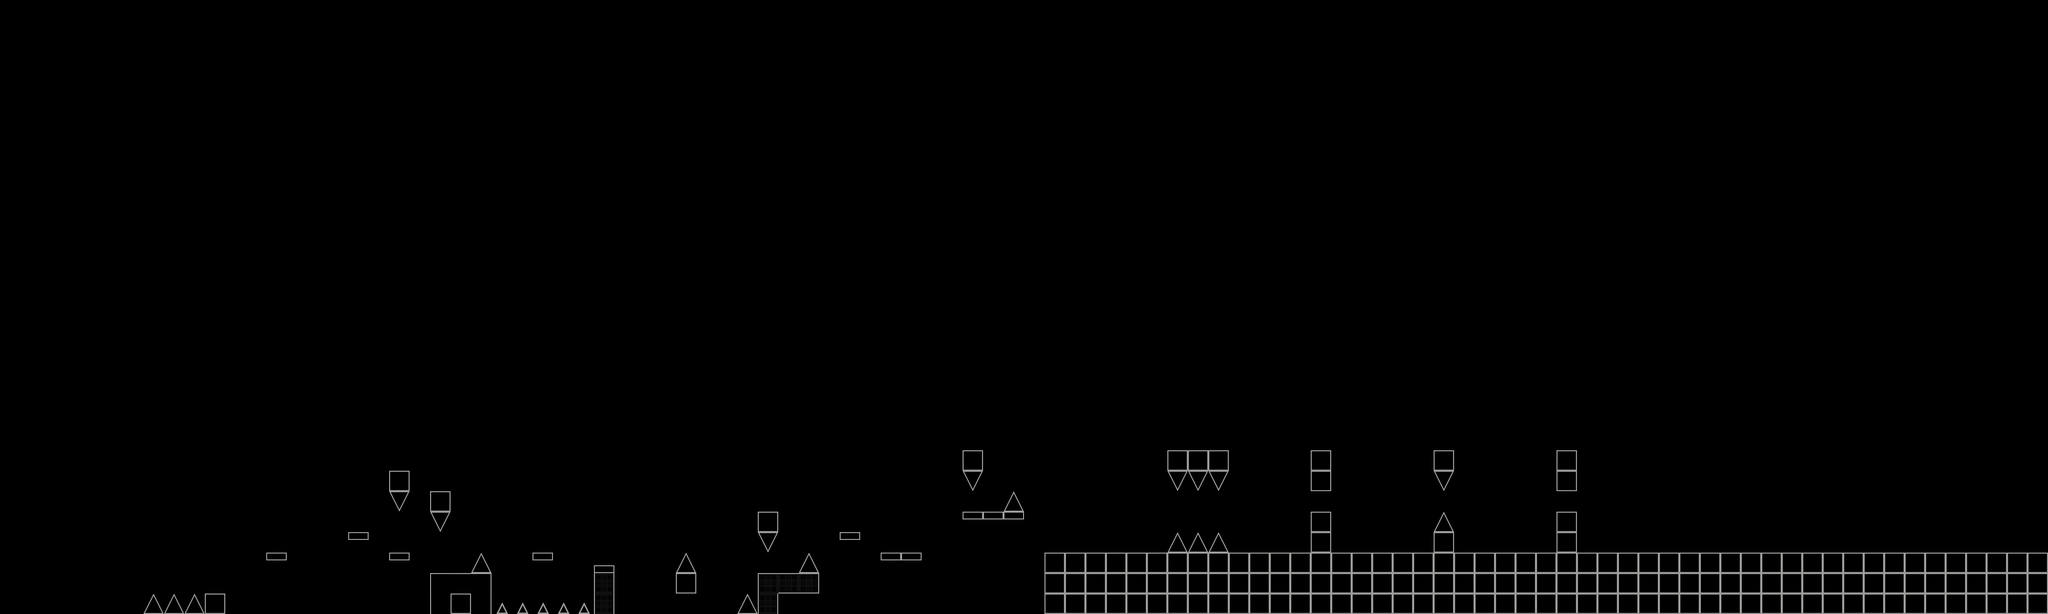

Rendered tile map (Tiled .tmx) drawn with the repository's tilesets; below, a short description and the full map source, tile grids included:
An orthogonal 100x30 tile map with 42x42 px tiles, 1 tile layer (Tile Layer 1), 3 tilesets.

<map version="1.5" tiledversion="1.7.0" orientation="orthogonal" renderorder="right-down" width="100" height="30" tilewidth="42" tileheight="42" infinite="0" nextlayerid="2" nextobjectid="1">
 <tileset firstgid="1" source="tilesets/spikes.tsx" />
 <tileset firstgid="5" source="tilesets/smallBlocks.tsx" />
 <tileset firstgid="11" source="tilesets/spritesheet.tsx" />
 <layer id="1" name="Tile Layer 1" width="100" height="30">
  <data encoding="csv">
0,0,0,0,0,0,0,0,0,0,0,0,0,0,0,0,0,0,0,0,0,0,0,0,0,0,0,0,0,0,0,0,0,0,0,0,0,0,0,0,0,0,0,0,0,0,0,0,0,0,0,0,0,0,0,0,0,0,0,0,0,0,0,0,0,0,0,0,0,0,0,0,0,0,0,0,0,0,0,0,0,0,0,0,0,0,0,0,0,0,0,0,0,0,0,0,0,0,0,0,
0,0,0,0,0,0,0,0,0,0,0,0,0,0,0,0,0,0,0,0,0,0,0,0,0,0,0,0,0,0,0,0,0,0,0,0,0,0,0,0,0,0,0,0,0,0,0,0,0,0,0,0,0,0,0,0,0,0,0,0,0,0,0,0,0,0,0,0,0,0,0,0,0,0,0,0,0,0,0,0,0,0,0,0,0,0,0,0,0,0,0,0,0,0,0,0,0,0,0,0,
0,0,0,0,0,0,0,0,0,0,0,0,0,0,0,0,0,0,0,0,0,0,0,0,0,0,0,0,0,0,0,0,0,0,0,0,0,0,0,0,0,0,0,0,0,0,0,0,0,0,0,0,0,0,0,0,0,0,0,0,0,0,0,0,0,0,0,0,0,0,0,0,0,0,0,0,0,0,0,0,0,0,0,0,0,0,0,0,0,0,0,0,0,0,0,0,0,0,0,0,
0,0,0,0,0,0,0,0,0,0,0,0,0,0,0,0,0,0,0,0,0,0,0,0,0,0,0,0,0,0,0,0,0,0,0,0,0,0,0,0,0,0,0,0,0,0,0,0,0,0,0,0,0,0,0,0,0,0,0,0,0,0,0,0,0,0,0,0,0,0,0,0,0,0,0,0,0,0,0,0,0,0,0,0,0,0,0,0,0,0,0,0,0,0,0,0,0,0,0,0,
0,0,0,0,0,0,0,0,0,0,0,0,0,0,0,0,0,0,0,0,0,0,0,0,0,0,0,0,0,0,0,0,0,0,0,0,0,0,0,0,0,0,0,0,0,0,0,0,0,0,0,0,0,0,0,0,0,0,0,0,0,0,0,0,0,0,0,0,0,0,0,0,0,0,0,0,0,0,0,0,0,0,0,0,0,0,0,0,0,0,0,0,0,0,0,0,0,0,0,0,
0,0,0,0,0,0,0,0,0,0,0,0,0,0,0,0,0,0,0,0,0,0,0,0,0,0,0,0,0,0,0,0,0,0,0,0,0,0,0,0,0,0,0,0,0,0,0,0,0,0,0,0,0,0,0,0,0,0,0,0,0,0,0,0,0,0,0,0,0,0,0,0,0,0,0,0,0,0,0,0,0,0,0,0,0,0,0,0,0,0,0,0,0,0,0,0,0,0,0,0,
0,0,0,0,0,0,0,0,0,0,0,0,0,0,0,0,0,0,0,0,0,0,0,0,0,0,0,0,0,0,0,0,0,0,0,0,0,0,0,0,0,0,0,0,0,0,0,0,0,0,0,0,0,0,0,0,0,0,0,0,0,0,0,0,0,0,0,0,0,0,0,0,0,0,0,0,0,0,0,0,0,0,0,0,0,0,0,0,0,0,0,0,0,0,0,0,0,0,0,0,
0,0,0,0,0,0,0,0,0,0,0,0,0,0,0,0,0,0,0,0,0,0,0,0,0,0,0,0,0,0,0,0,0,0,0,0,0,0,0,0,0,0,0,0,0,0,0,0,0,0,0,0,0,0,0,0,0,0,0,0,0,0,0,0,0,0,0,0,0,0,0,0,0,0,0,0,0,0,0,0,0,0,0,0,0,0,0,0,0,0,0,0,0,0,0,0,0,0,0,0,
0,0,0,0,0,0,0,0,0,0,0,0,0,0,0,0,0,0,0,0,0,0,0,0,0,0,0,0,0,0,0,0,0,0,0,0,0,0,0,0,0,0,0,0,0,0,0,0,0,0,0,0,0,0,0,0,0,0,0,0,0,0,0,0,0,0,0,0,0,0,0,0,0,0,0,0,0,0,0,0,0,0,0,0,0,0,0,0,0,0,0,0,0,0,0,0,0,0,0,0,
0,0,0,0,0,0,0,0,0,0,0,0,0,0,0,0,0,0,0,0,0,0,0,0,0,0,0,0,0,0,0,0,0,0,0,0,0,0,0,0,0,0,0,0,0,0,0,0,0,0,0,0,0,0,0,0,0,0,0,0,0,0,0,0,0,0,0,0,0,0,0,0,0,0,0,0,0,0,0,0,0,0,0,0,0,0,0,0,0,0,0,0,0,0,0,0,0,0,0,0,
0,0,0,0,0,0,0,0,0,0,0,0,0,0,0,0,0,0,0,0,0,0,0,0,0,0,0,0,0,0,0,0,0,0,0,0,0,0,0,0,0,0,0,0,0,0,0,0,0,0,0,0,0,0,0,0,0,0,0,0,0,0,0,0,0,0,0,0,0,0,0,0,0,0,0,0,0,0,0,0,0,0,0,0,0,0,0,0,0,0,0,0,0,0,0,0,0,0,0,0,
0,0,0,0,0,0,0,0,0,0,0,0,0,0,0,0,0,0,0,0,0,0,0,0,0,0,0,0,0,0,0,0,0,0,0,0,0,0,0,0,0,0,0,0,0,0,0,0,0,0,0,0,0,0,0,0,0,0,0,0,0,0,0,0,0,0,0,0,0,0,0,0,0,0,0,0,0,0,0,0,0,0,0,0,0,0,0,0,0,0,0,0,0,0,0,0,0,0,0,0,
0,0,0,0,0,0,0,0,0,0,0,0,0,0,0,0,0,0,0,0,0,0,0,0,0,0,0,0,0,0,0,0,0,0,0,0,0,0,0,0,0,0,0,0,0,0,0,0,0,0,0,0,0,0,0,0,0,0,0,0,0,0,0,0,0,0,0,0,0,0,0,0,0,0,0,0,0,0,0,0,0,0,0,0,0,0,0,0,0,0,0,0,0,0,0,0,0,0,0,0,
0,0,0,0,0,0,0,0,0,0,0,0,0,0,0,0,0,0,0,0,0,0,0,0,0,0,0,0,0,0,0,0,0,0,0,0,0,0,0,0,0,0,0,0,0,0,0,0,0,0,0,0,0,0,0,0,0,0,0,0,0,0,0,0,0,0,0,0,0,0,0,0,0,0,0,0,0,0,0,0,0,0,0,0,0,0,0,0,0,0,0,0,0,0,0,0,0,0,0,0,
0,0,0,0,0,0,0,0,0,0,0,0,0,0,0,0,0,0,0,0,0,0,0,0,0,0,0,0,0,0,0,0,0,0,0,0,0,0,0,0,0,0,0,0,0,0,0,0,0,0,0,0,0,0,0,0,0,0,0,0,0,0,0,0,0,0,0,0,0,0,0,0,0,0,0,0,0,0,0,0,0,0,0,0,0,0,0,0,0,0,0,0,0,0,0,0,0,0,0,0,
0,0,0,0,0,0,0,0,0,0,0,0,0,0,0,0,0,0,0,0,0,0,0,0,0,0,0,0,0,0,0,0,0,0,0,0,0,0,0,0,0,0,0,0,0,0,0,0,0,0,0,0,0,0,0,0,0,0,0,0,0,0,0,0,0,0,0,0,0,0,0,0,0,0,0,0,0,0,0,0,0,0,0,0,0,0,0,0,0,0,0,0,0,0,0,0,0,0,0,0,
0,0,0,0,0,0,0,0,0,0,0,0,0,0,0,0,0,0,0,0,0,0,0,0,0,0,0,0,0,0,0,0,0,0,0,0,0,0,0,0,0,0,0,0,0,0,0,0,0,0,0,0,0,0,0,0,0,0,0,0,0,0,0,0,0,0,0,0,0,0,0,0,0,0,0,0,0,0,0,0,0,0,0,0,0,0,0,0,0,0,0,0,0,0,0,0,0,0,0,0,
0,0,0,0,0,0,0,0,0,0,0,0,0,0,0,0,0,0,0,0,0,0,0,0,0,0,0,0,0,0,0,0,0,0,0,0,0,0,0,0,0,0,0,0,0,0,0,0,0,0,0,0,0,0,0,0,0,0,0,0,0,0,0,0,0,0,0,0,0,0,0,0,0,0,0,0,0,0,0,0,0,0,0,0,0,0,0,0,0,0,0,0,0,0,0,0,0,0,0,0,
0,0,0,0,0,0,0,0,0,0,0,0,0,0,0,0,0,0,0,0,0,0,0,0,0,0,0,0,0,0,0,0,0,0,0,0,0,0,0,0,0,0,0,0,0,0,0,0,0,0,0,0,0,0,0,0,0,0,0,0,0,0,0,0,0,0,0,0,0,0,0,0,0,0,0,0,0,0,0,0,0,0,0,0,0,0,0,0,0,0,0,0,0,0,0,0,0,0,0,0,
0,0,0,0,0,0,0,0,0,0,0,0,0,0,0,0,0,0,0,0,0,0,0,0,0,0,0,0,0,0,0,0,0,0,0,0,0,0,0,0,0,0,0,0,0,0,0,0,0,0,0,0,0,0,0,0,0,0,0,0,0,0,0,0,0,0,0,0,0,0,0,0,0,0,0,0,0,0,0,0,0,0,0,0,0,0,0,0,0,0,0,0,0,0,0,0,0,0,0,0,
0,0,0,0,0,0,0,0,0,0,0,0,0,0,0,0,0,0,0,0,0,0,0,0,0,0,0,0,0,0,0,0,0,0,0,0,0,0,0,0,0,0,0,0,0,0,0,0,0,0,0,0,0,0,0,0,0,0,0,0,0,0,0,0,0,0,0,0,0,0,0,0,0,0,0,0,0,0,0,0,0,0,0,0,0,0,0,0,0,0,0,0,0,0,0,0,0,0,0,0,
0,0,0,0,0,0,0,0,0,0,0,0,0,0,0,0,0,0,0,0,0,0,0,0,0,0,0,0,0,0,0,0,0,0,0,0,0,0,0,0,0,0,0,0,0,0,0,0,0,0,0,0,0,0,0,0,0,0,0,0,0,0,0,0,0,0,0,0,0,0,0,0,0,0,0,0,0,0,0,0,0,0,0,0,0,0,0,0,0,0,0,0,0,0,0,0,0,0,0,0,
0,0,0,0,0,0,0,0,0,0,0,0,0,0,0,0,0,0,0,0,0,0,0,0,0,0,0,0,0,0,0,0,0,0,0,0,0,0,0,0,0,0,0,0,0,0,0,6,0,0,0,0,0,0,0,0,0,6,6,6,0,0,0,0,7,0,0,0,0,0,7,0,0,0,0,0,7,0,0,0,0,0,0,0,0,0,0,0,0,0,0,0,0,0,0,0,0,0,0,0,
0,0,0,0,0,0,0,0,0,0,0,0,0,0,0,0,0,0,0,6,0,0,0,0,0,0,0,0,0,0,0,0,0,0,0,0,0,0,0,0,0,0,0,0,0,0,0,1073741825,0,0,0,0,0,0,0,0,0,1073741825,1073741825,1073741825,0,0,0,0,7,0,0,0,0,0,1073741825,0,0,0,0,0,7,0,0,0,0,0,0,0,0,0,0,0,0,0,0,0,0,0,0,0,0,0,0,0,
0,0,0,0,0,0,0,0,0,0,0,0,0,0,0,0,0,0,0,1073741825,0,6,0,0,0,0,0,0,0,0,0,0,0,0,0,0,0,0,0,0,0,0,0,0,0,0,0,0,0,1,0,0,0,0,0,0,0,0,0,0,0,0,0,0,0,0,0,0,0,0,0,0,0,0,0,0,0,0,0,0,0,0,0,0,0,0,0,0,0,0,0,0,0,0,0,0,0,0,0,0,
0,0,0,0,0,0,0,0,0,0,0,0,0,0,0,0,0,0,0,0,0,1073741825,0,0,0,0,0,0,0,0,0,0,0,0,0,0,0,6,0,0,0,0,0,0,0,0,0,1073741829,1073741829,1073741829,0,0,0,0,0,0,0,0,0,0,0,0,0,0,7,0,0,0,0,0,1,0,0,0,0,0,7,0,0,0,0,0,0,0,0,0,0,0,0,0,0,0,0,0,0,0,0,0,0,0,
0,0,0,0,0,0,0,0,0,0,0,0,0,0,0,0,0,1073741829,0,0,0,0,0,0,0,0,0,0,0,0,0,0,0,0,0,0,0,1073741825,0,0,0,1073741829,0,0,0,0,0,0,0,0,0,0,0,0,0,0,0,1,1,1,0,0,0,0,7,0,0,0,0,0,7,0,0,0,0,0,7,0,0,0,0,0,0,0,0,0,0,0,0,0,0,0,0,0,0,0,0,0,0,0,
0,0,0,0,0,0,0,0,0,0,0,0,0,1073741829,0,0,0,0,0,1073741829,0,0,0,1,0,0,1073741829,0,0,5,0,0,0,1,0,0,0,0,0,1,0,0,0,1073741829,1073741829,0,0,0,0,0,0,7,7,7,7,7,7,7,7,7,7,7,7,7,7,7,7,7,7,7,7,7,7,7,7,7,7,7,7,7,7,7,7,7,7,7,7,7,7,7,7,7,7,7,7,7,7,7,7,7,
0,0,0,0,0,0,0,0,0,0,0,0,0,0,0,0,0,0,0,0,0,22,14,2147483670,0,0,0,0,0,19,0,0,0,12,0,0,0,21,1610612755,2684354577,0,0,0,0,0,0,0,0,0,0,0,7,7,7,7,7,7,7,7,7,7,7,7,7,7,7,7,7,7,7,7,7,7,7,7,7,7,7,7,7,7,7,7,7,7,7,7,7,7,7,7,7,7,7,7,7,7,7,7,7,
0,0,0,0,0,0,0,1,1,1,6,4,4,4,4,4,4,4,4,0,0,1610612750,12,3758096398,3,3,3,3,3,19,0,0,0,0,0,0,1,19,4,4,4,4,4,4,4,4,4,4,4,4,4,7,7,7,7,7,7,7,7,7,7,7,7,7,7,7,7,7,7,7,7,7,7,7,7,7,7,7,7,7,7,7,7,7,7,7,7,7,7,7,7,7,7,7,7,7,7,7,7,7
</data>
 </layer>
</map>
